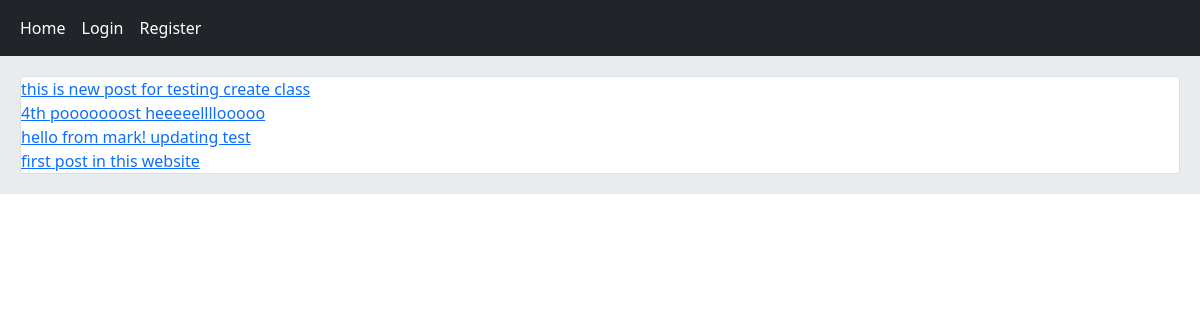
The page / on the database its author committed.
### home/models.py (models this page shows, shortened)
class Post(models.Model):
    body = models.TextField()
    slug = models.SlugField()
    created = models.DateTimeField(auto_now_add=True)
    updated = models.DateTimeField(auto_now=True)
    user = models.ForeignKey(User, on_delete=models.CASCADE, related_name='posts')
    class Meta:
        ordering = ['-created']
    def get_absolute_url(self):
        return reverse('home:post_detail', args=(self.id, self.slug))

### home/views.py (the view)
# urls.py: path('', views.HomeView.as_view(), name='home'),
class HomeView(View):
    def get(self, request):
        posts = Post.objects.all()
        return render(request, 'home/index.html', context={'posts': posts})

### home/templates/home/index.html (shortened to what this page needs)
{% extends 'base.html' %}
{% block content %}
    <div class="card">
        {% for post in posts %}
            <a href="{{ post.get_absolute_url }}">{{ post.body|truncatewords:8 }}</a>
        {% endfor %}
    </div>
{% endblock %}

### rows shown on the page
Post: body "this is new post for testing create class"
Post: body "4th pooooooost heeeeellllooooo"
Post: body "hello from mark! updating test"
Post: body "first post in this website"
